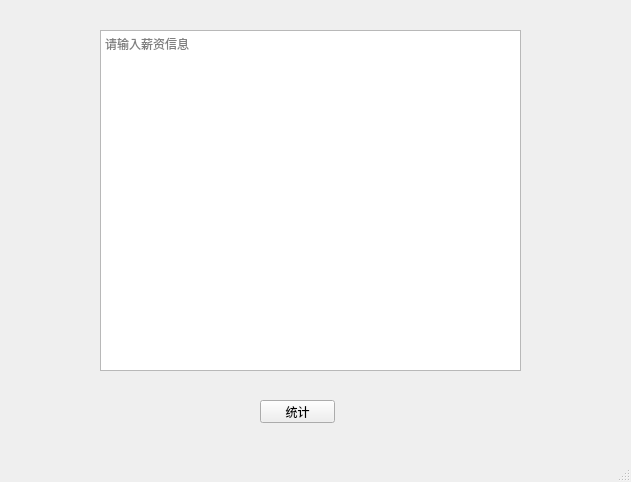
<?xml version="1.0" encoding="UTF-8"?>
<ui version="4.0">
 <class>MainWindow</class>
 <widget class="QMainWindow" name="MainWindow">
  <property name="geometry">
   <rect>
    <x>0</x>
    <y>0</y>
    <width>631</width>
    <height>482</height>
   </rect>
  </property>
  <property name="windowTitle">
   <string>MainWindow</string>
  </property>
  <widget class="QWidget" name="centralwidget">
   <widget class="QPlainTextEdit" name="textEdit">
    <property name="geometry">
     <rect>
      <x>100</x>
      <y>30</y>
      <width>421</width>
      <height>341</height>
     </rect>
    </property>
    <property name="placeholderText">
     <string>请输入薪资信息</string>
    </property>
   </widget>
   <widget class="QPushButton" name="button">
    <property name="geometry">
     <rect>
      <x>260</x>
      <y>400</y>
      <width>75</width>
      <height>23</height>
     </rect>
    </property>
    <property name="text">
     <string>统计</string>
    </property>
   </widget>
  </widget>
  <widget class="QMenuBar" name="menubar">
   <property name="geometry">
    <rect>
     <x>0</x>
     <y>0</y>
     <width>631</width>
     <height>23</height>
    </rect>
   </property>
  </widget>
  <widget class="QStatusBar" name="statusbar"/>
 </widget>
 <resources/>
 <connections/>
</ui>
